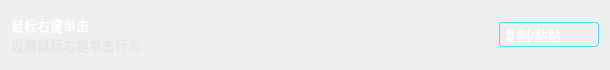
           <widget class="QWidget" name="verticalWidget_14" native="true">
            <property name="minimumSize">
             <size>
              <width>0</width>
              <height>70</height>
             </size>
            </property>
            <property name="maximumSize">
             <size>
              <width>16777215</width>
              <height>70</height>
             </size>
            </property>
            <property name="styleSheet">
             <string notr="true">#verticalWidget_14{background-color: rgba(223, 223, 223,50);
border-radius: 5px;}</string>
            </property>
            <layout class="QHBoxLayout" name="horizontalLayout_24">
             <item>
              <widget class="QWidget" name="horizontalWidget_23" native="true">
               <property name="minimumSize">
                <size>
                 <width>0</width>
                 <height>40</height>
                </size>
               </property>
               <property name="maximumSize">
                <size>
                 <width>16777215</width>
                 <height>40</height>
                </size>
               </property>
               <layout class="QVBoxLayout" name="verticalLayout_26">
                <property name="spacing">
                 <number>0</number>
                </property>
                <property name="leftMargin">
                 <number>0</number>
                </property>
                <property name="topMargin">
                 <number>0</number>
                </property>
                <property name="rightMargin">
                 <number>0</number>
                </property>
                <property name="bottomMargin">
                 <number>0</number>
                </property>
                <item>
                 <widget class="QLabel" name="label_59">
                  <property name="font">
                   <font>
                    <family>OPPOSans B</family>
                    <pointsize>10</pointsize>
                    <stylestrategy>PreferAntialias</stylestrategy>
                   </font>
                  </property>
                  <property name="styleSheet">
                   <string notr="true">color: rgb(255, 255, 255);</string>
                  </property>
                  <property name="text">
                   <string>鼠标右键单击</string>
                  </property>
                 </widget>
                </item>
                <item>
                 <widget class="QLabel" name="label_60">
                  <property name="minimumSize">
                   <size>
                    <width>0</width>
                    <height>20</height>
                   </size>
                  </property>
                  <property name="maximumSize">
                   <size>
                    <width>16777215</width>
                    <height>20</height>
                   </size>
                  </property>
                  <property name="font">
                   <font>
                    <family>OPPOSans B</family>
                    <pointsize>10</pointsize>
                    <stylestrategy>PreferAntialias</stylestrategy>
                   </font>
                  </property>
                  <property name="styleSheet">
                   <string notr="true">color: rgba(223, 223, 223, 150);</string>
                  </property>
                  <property name="text">
                   <string>设置鼠标右键单击行为</string>
                  </property>
                 </widget>
                </item>
               </layout>
              </widget>
             </item>
             <item>
              <spacer name="horizontalSpacer_61">
               <property name="orientation">
                <enum>Qt::Horizontal</enum>
               </property>
               <property name="sizeHint" stdset="0">
                <size>
                 <width>352</width>
                 <height>20</height>
                </size>
               </property>
              </spacer>
             </item>
             <item>
              <widget class="QComboBox" name="comboBox_6">
               <property name="minimumSize">
                <size>
                 <width>100</width>
                 <height>25</height>
                </size>
               </property>
               <property name="maximumSize">
                <size>
                 <width>100</width>
                 <height>25</height>
                </size>
               </property>
               <property name="font">
                <font>
                 <family>OPPOSans B</family>
                 <pointsize>10</pointsize>
                 <stylestrategy>PreferAntialias</stylestrategy>
                </font>
               </property>
               <property name="styleSheet">
                <string notr="true">QComboBox{
	color:#ffffff;
	border:1px solid #52DCFE;
	border-radius:3px;
	background:transparent;
}
QComboBox:disabled{
	border:1px solid gray;
	color:gray;
}

QComboBox::drop-down{
	background:transparent;
}
QComboBox::down-arrow{
	border-image: url(:/lib/up.png);
    width:20px;
	height:20px;
}


QComboBox::down-arrow:enabled{
	color:#52DCFE;
}
QComboBox QAbstractItemView{
	outline:0px solid gray;
	border:1px solid #52DCFE;
	color:#ffffff;
	background-color:#000000;
	selection-background-color:#52DCFE;
}</string>
               </property>
               <property name="iconSize">
                <size>
                 <width>20</width>
                 <height>20</height>
                </size>
               </property>
               <item>
                <property name="text">
                 <string>复制/粘贴</string>
                </property>
               </item>
               <item>
                <property name="text">
                 <string>弹出菜单</string>
                </property>
               </item>
              </widget>
             </item>
            </layout>
           </widget>
